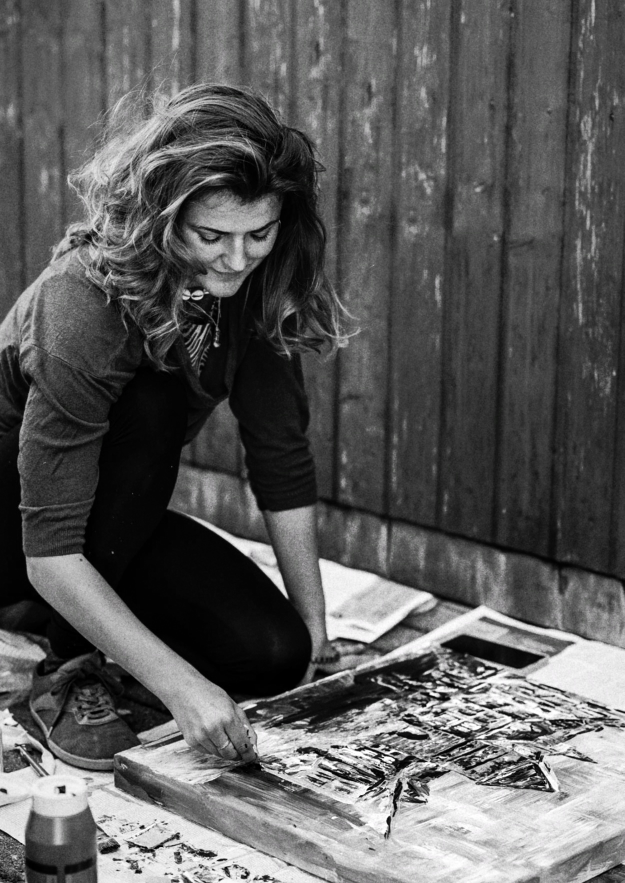
#> input picture src/assets/images/about_me_desktop.jpg, 1249 x 1766 px (shown at 1/2 size)
$ python -i png_background_converter.py   (imports and definitions only)
#> lines starting #> are read from the running program, lines starting #| are printed output that depends on the picture
from PIL import Image
import os
import pathlib
import numpy as np


# [75 lines left out: functions remove_white_background, remove_black_background, not called in this run]

def remove_background_and_darken(image_path, threshold=245, white_boost=1.5, convert_to_white=False):
#> called with image_path = '../../assets/images/about_me_desktop.jpg', threshold = 245, white_boost = 1.5, convert_to_white = False
    gray = Image.open(image_path).convert("L")
    width, height = gray.size
#> width = 1249; height = 1766

    base, _ = os.path.splitext(image_path)

    for convert_to_white in [False, True]:
        result = Image.new("RGBA", (width, height))

        for y in range(height):
            for x in range(width):
                luminance = gray.getpixel((x, y))

                if luminance >= threshold:
                    alpha = 0
                    value = 255 if convert_to_white else 0
                else:
                    raw_alpha = 255 * (1 - luminance / threshold)

                    if convert_to_white:
                        # Boost the opacity (less transparent white)
                        alpha = min(int(raw_alpha * white_boost), 255)
                    else:
                        alpha = int(raw_alpha)

                    adjusted = int(luminance * (alpha / 255))
                    value = 255 - adjusted if convert_to_white else adjusted

                result.putpixel((x, y), (value, value, value, alpha))

        suffix = "_white" if convert_to_white else "_transparent"
        output_path = f"{base}{suffix}.png"
        result.save(output_path, "PNG")
        print(f"Saved: {output_path}")
        return output_path
#> this loop made 1 pass
#> pass 1, in remove_background_and_darken, `result.save(output_path, "PNG")`:
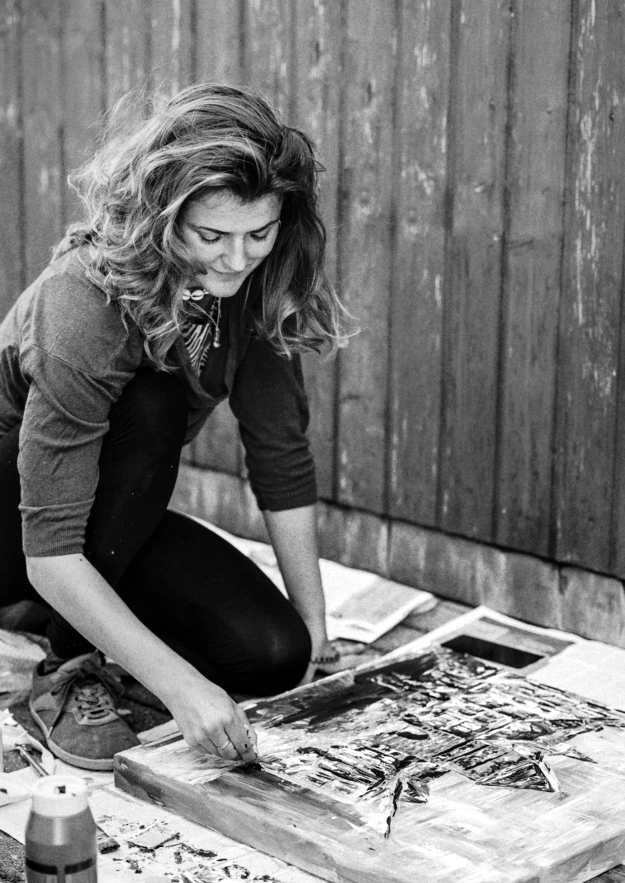
#> saved as about_me_desktop_transparent.png: PIL image 1249x1766 RGBA (shown at 1/2 size); mean R, G, B, A 39, 39, 39, 159; transparent parts drawn white

# [28 lines left out: function black_to_white, not called in this run]

>>> result = remove_background_and_darken('../../assets/images/about_me_desktop.jpg')

$ run again, on src/assets/images/about_me_mobile.jpg
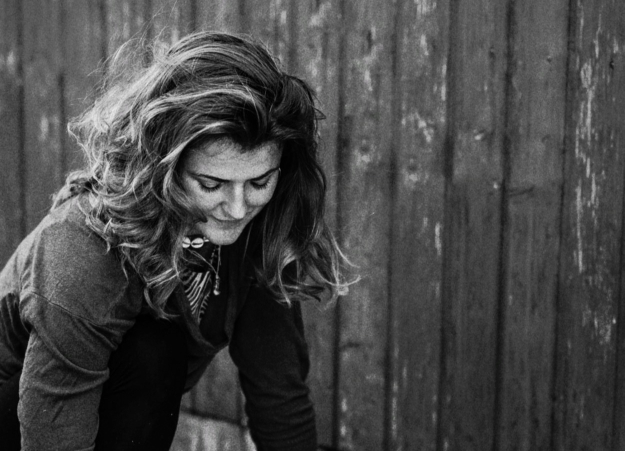
#> input picture src/assets/images/about_me_mobile.jpg, 1249 x 902 px (shown at 1/2 size)
#> the loop in remove_background_and_darken, `for convert_to_white in [False, True]:` made 1 pass
#> pass 1, in remove_background_and_darken, `result.save(output_path, "PNG")`:
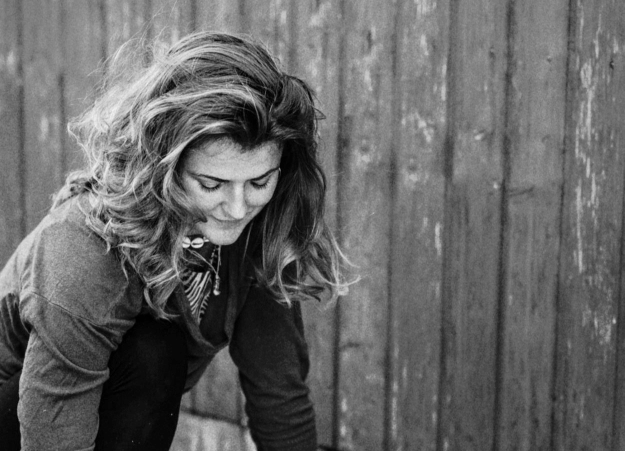
#> saved as about_me_mobile_transparent.png: PIL image 1249x902 RGBA (shown at 1/2 size); mean R, G, B, A 42.7, 42.7, 42.7, 181.7; transparent parts drawn white
